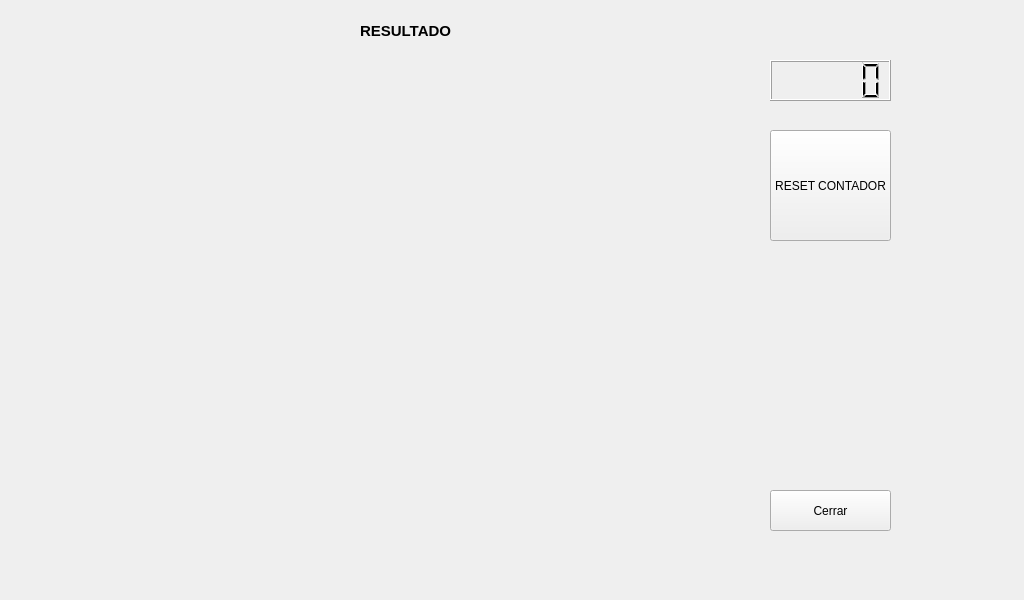
<?xml version="1.0" encoding="UTF-8"?>
<ui version="4.0">
 <class>Window</class>
 <widget class="QWidget" name="Window">
  <property name="geometry">
   <rect>
    <x>0</x>
    <y>0</y>
    <width>1024</width>
    <height>600</height>
   </rect>
  </property>
  <property name="windowTitle">
   <string>TENNECO DISPNOK</string>
  </property>
  <widget class="QLabel" name="result_label">
   <property name="geometry">
    <rect>
     <x>360</x>
     <y>15</y>
     <width>141</width>
     <height>31</height>
    </rect>
   </property>
   <property name="font">
    <font>
     <pointsize>11</pointsize>
     <weight>75</weight>
     <bold>true</bold>
    </font>
   </property>
   <property name="text">
    <string>RESULTADO</string>
   </property>
  </widget>
  <widget class="QPushButton" name="terminatebtn">
   <property name="geometry">
    <rect>
     <x>770</x>
     <y>490</y>
     <width>121</width>
     <height>41</height>
    </rect>
   </property>
   <property name="text">
    <string>Cerrar</string>
   </property>
  </widget>
  <widget class="QPushButton" name="reset_button">
   <property name="geometry">
    <rect>
     <x>770</x>
     <y>130</y>
     <width>121</width>
     <height>111</height>
    </rect>
   </property>
   <property name="text">
    <string>RESET CONTADOR</string>
   </property>
  </widget>
  <widget class="QLCDNumber" name="lcdContador">
   <property name="geometry">
    <rect>
     <x>770</x>
     <y>60</y>
     <width>121</width>
     <height>41</height>
    </rect>
   </property>
  </widget>
  <widget class="QLabel" name="result">
   <property name="geometry">
    <rect>
     <x>110</x>
     <y>70</y>
     <width>541</width>
     <height>461</height>
    </rect>
   </property>
   <property name="text">
    <string/>
   </property>
  </widget>
 </widget>
 <resources/>
 <connections/>
</ui>
